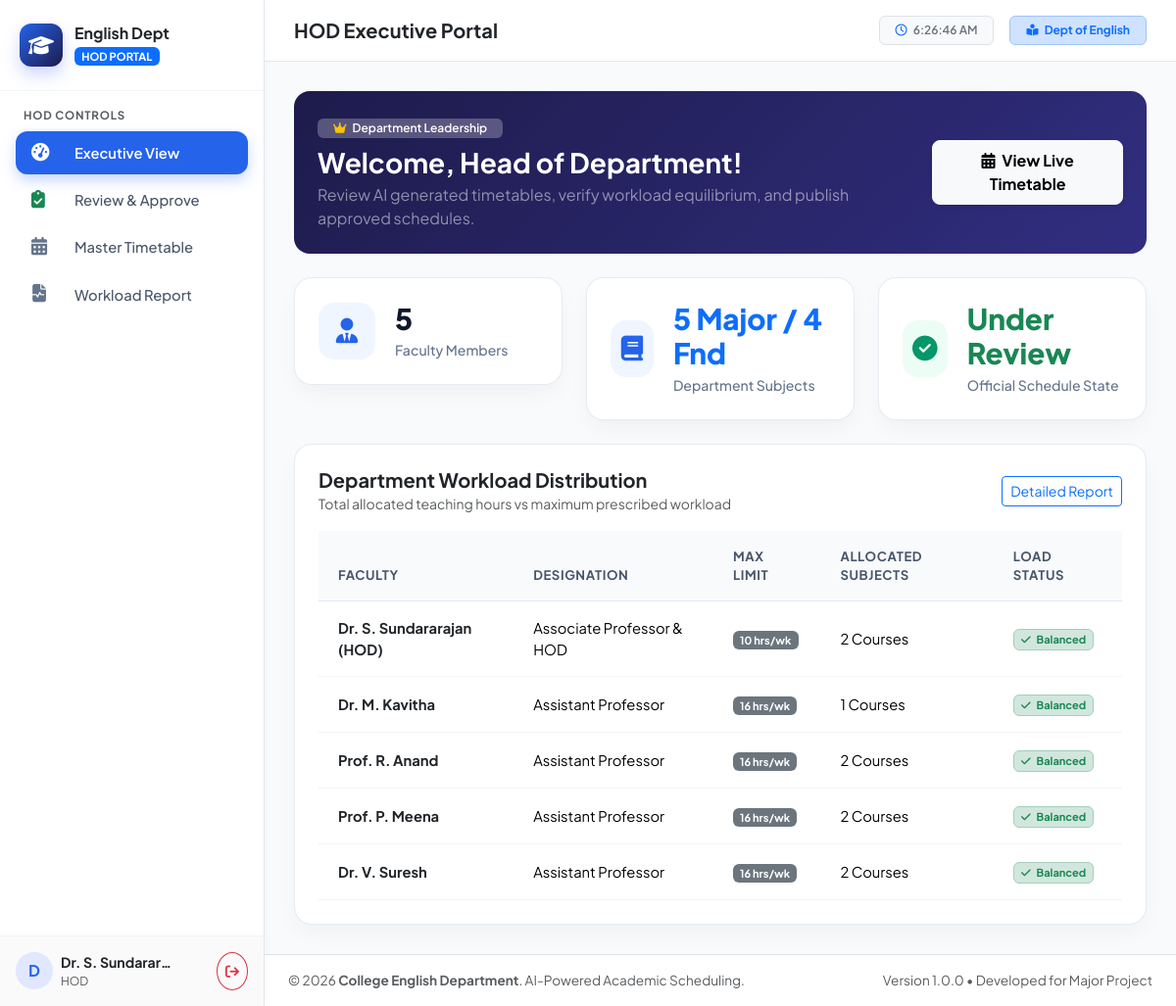
The app's page /hod/dashboard.php (signed in) with its own data.
### tables this page shows
CREATE TABLE `staff` (
  `id` INT AUTO_INCREMENT PRIMARY KEY,
  `user_id` INT NULL UNIQUE,
  `staff_code` VARCHAR(20) NOT NULL UNIQUE,
  `name` VARCHAR(100) NOT NULL,
  `email` VARCHAR(100) NOT NULL UNIQUE,
  `phone` VARCHAR(20) DEFAULT NULL,
  `designation` VARCHAR(50) NOT NULL DEFAULT 'Assistant Professor',
  `department` VARCHAR(50) NOT NULL DEFAULT 'English',
  `specialization` VARCHAR(150) NOT NULL COMMENT 'e.g. British Literature, Linguistics, Communicative English',
  `max_weekly_workload` INT NOT NULL DEFAULT 16 COMMENT 'Max periods allowed per week',
  `status` ENUM('ACTIVE', 'ON_LEAVE', 'INACTIVE') NOT NULL DEFAULT 'ACTIVE',
  `created_at` TIMESTAMP DEFAULT CURRENT_TIMESTAMP,
  `updated_at` TIMESTAMP DEFAULT CURRENT_TIMESTAMP ON UPDATE CURRENT_TIMESTAMP,
  CONSTRAINT `fk_staff_user` FOREIGN KEY (`user_id`) REFERENCES `users` (`id`) ON DELETE SET NULL
);

### hod/dashboard.php (the view, shortened to what this page needs)
<?php
require_once __DIR__ . '/../config/db.php';
$pending_ver = $pdo->query("SELECT * FROM timetable_versions WHERE status IN ('DRAFT', 'UNDER_REVIEW') ORDER BY id DESC LIMIT 1")->fetch();
$active_published = $pdo->query("SELECT * FROM timetable_versions WHERE status = 'PUBLISHED' ORDER BY id DESC LIMIT 1")->fetch();
$total_staff = $pdo->query("SELECT count(*) FROM staff WHERE status = 'ACTIVE'")->fetchColumn();
$major_subjects = $pdo->query("SELECT count(*) FROM subjects WHERE category = 'MAJOR'")->fetchColumn();
$foundation_subjects = $pdo->query("SELECT count(*) FROM subjects WHERE category = 'FOUNDATION'")->fetchColumn();
require_once __DIR__ . '/../includes/header.php';
?>
<div class="card border-0 rounded-4 p-4 text-white mb-4" style="background: linear-gradient(135deg, #1e1b4b 0%, #312e81 100%);">
  <div class="d-flex flex-column flex-md-row justify-content-between align-items-md-center gap-3">
    <div>
      <span class="badge bg-white bg-opacity-25 px-3 py-1 mb-2 fw-semibold">
        <i class="fa-solid fa-crown text-warning me-1"></i> Department Leadership
      </span>
      <h3 class="fw-bold mb-1">Welcome, Head of Department!</h3>
      <p class="text-white-50 mb-0">Review AI generated timetables, verify workload equilibrium, and publish approved schedules.</p>
    </div>
    <div>
      <?php if ($pending_ver): ?>
        <a href="<?php echo BASE_URL; ?>hod/review_timetable.php" class="btn btn-warning fw-bold px-4 py-2 rounded-3 shadow">
          <i class="fa-solid fa-clipboard-check me-1"></i> Review Pending Schedule
        </a>
      <?php else: ?>
        <a href="<?php echo BASE_URL; ?>admin/master_timetable.php" class="btn btn-light fw-bold px-4 py-2 rounded-3 shadow-sm">
          <i class="fa-solid fa-calendar-days me-1"></i> View Live Timetable
        </a>
      <?php endif; ?>
    </div>
  </div>
</div>
<div class="row g-4 mb-4">
  <div class="col-sm-6 col-xl-4">
    <div class="stat-card">
      <div class="stat-icon primary"><i class="fa-solid fa-user-tie"></i></div>
      <div>
        <div class="stat-value"><?php echo $total_staff; ?></div>
        <div class="stat-label">Faculty Members</div>
      </div>
    </div>
  </div>
  <div class="col-sm-6 col-xl-4">
    <div class="stat-card">
      <div class="stat-icon primary"><i class="fa-solid fa-book"></i></div>
      <div>
        <div class="stat-value text-primary"><?php echo $major_subjects; ?> Major / <?php echo $foundation_subjects; ?> Fnd</div>
        <div class="stat-label">Department Subjects</div>
      </div>
    </div>
  </div>
  <div class="col-sm-6 col-xl-4">
    <div class="stat-card">
      <div class="stat-icon success"><i class="fa-solid fa-circle-check"></i></div>
      <div>
        <div class="stat-value text-success"><?php echo $active_published ? 'Published' : 'Under Review'; ?></div>
        <div class="stat-label">Official Schedule State</div>
      </div>
    </div>
  </div>
</div>
<div class="table-card p-4">
  <div class="d-flex justify-content-between align-items-center mb-3">
    <div>
      <h5 class="fw-bold text-dark mb-0">Department Workload Distribution</h5>
      <small class="text-muted">Total allocated teaching hours vs maximum prescribed workload</small>
    </div>
    <a href="<?php echo BASE_URL; ?>hod/workload_report.php" class="btn btn-sm btn-outline-primary">Detailed Report</a>
  </div>
  <div class="table-responsive">
    <table class="table custom-table">
      <thead>
        <tr>
          <th>Faculty</th>
          <th>Designation</th>
          <th>Max Limit</th>
          <th>Allocated Subjects</th>
          <th>Load Status</th>
        </tr>
      </thead>
      <tbody>
        <?php
        $staff_query = "SELECT s.*,
                        COUNT(ss.id) as subjects_count
                        FROM staff s
                        LEFT JOIN staff_subjects ss ON s.id = ss.staff_id
                        GROUP BY s.id";
        $staff_loads = $pdo->query($staff_query)->fetchAll();
        foreach ($staff_loads as $row):
        ?>
        <tr>
          <td class="fw-bold text-dark"><?php echo htmlspecialchars($row['name']); ?></td>
          <td><?php echo htmlspecialchars($row['designation']); ?></td>
          <td><span class="badge bg-secondary"><?php echo $row['max_weekly_workload']; ?> hrs/wk</span></td>
          <td><?php echo $row['subjects_count']; ?> Courses</td>
          <td>
            <span class="badge bg-success-subtle text-success border border-success-subtle">
              <i class="fa-solid fa-check me-1"></i> Balanced
            </span>
          </td>
        </tr>
        <?php endforeach; ?>
      </tbody>
    </table>
  </div>
</div>
<?php require_once __DIR__ . '/../includes/footer.php'; ?>

### assets/css/style.css (style rules this page uses)
:root { --primary: #4361ee; --primary-hover: #3a56d4; --primary-light: #eef2ff; --secondary: #4895ef; --success: #10b981; --success-light: #ecfdf5; --warning: #f59e0b; --warning-light: #fffbeb; --danger: #ef4444; --danger-light: #fef2f2; --dark: #0f172a; --gray: #64748b; --light-bg: #f8fafc; --card-border: rgba(226, 232, 240, 0.8); --card-shadow: 0 10px 25px -5px rgba(0, 0, 0, 0.05), 0 8px 10px -6px rgba(0, 0, 0, 0.03); --sidebar-width: 270px; --major-color: #2563eb; --major-bg: #eff6ff; --major-border: #bfdbfe; --foundation-color: #059669; --foundation-bg: #ecfdf5; --foundation-border: #a7f3d0; }
* { margin: 0; padding: 0; box-sizing: border-box; }
body { font-family: 'Plus Jakarta Sans', sans-serif; background-color: var(--light-bg); color: #334155; min-height: 100vh; overflow-x: hidden; }
.stat-card { background: #ffffff; border-radius: 18px; border: 1px solid var(--card-border); padding: 24px; box-shadow: var(--card-shadow); display: flex; align-items: center; gap: 20px; transition: transform 0.25s ease, box-shadow 0.25s ease; }
.stat-icon { width: 58px; height: 58px; border-radius: 16px; display: flex; align-items: center; justify-content: center; font-size: 1.6rem; }
.stat-icon.primary { background: var(--primary-light); color: var(--primary); }
.stat-icon.success { background: var(--success-light); color: var(--success); }
.stat-value { font-size: 1.85rem; font-weight: 800; color: var(--dark); line-height: 1.2; }
.stat-label { font-size: 0.88rem; color: var(--gray); font-weight: 500; margin-top: 4px; }
.table-card { background: #ffffff; border-radius: 18px; border: 1px solid var(--card-border); box-shadow: var(--card-shadow); overflow: hidden; }
.custom-table { width: 100%; margin-bottom: 0; vertical-align: middle; }
.custom-table thead th { background: #f8fafc; color: #475569; font-weight: 700; font-size: 0.82rem; text-transform: uppercase; letter-spacing: 0.6px; padding: 16px 20px; border-bottom: 1px solid #e2e8f0; }
.custom-table tbody td { padding: 16px 20px; border-bottom: 1px solid #f1f5f9; font-size: 0.92rem; }

### includes/header.php (style rules this page uses)
body { font-family: 'Plus Jakarta Sans', sans-serif; background-color: #f8fafc; color: #334155; min-height: 100vh; overflow-x: hidden; }
.stat-card { background: #ffffff; border-radius: 18px; border: 1px solid rgba(226, 232, 240, 0.8); padding: 24px; box-shadow: 0 10px 25px -5px rgba(0, 0, 0, 0.05); display: flex; align-items: center; gap: 20px; }
.stat-icon { width: 58px; height: 58px; border-radius: 16px; display: flex; align-items: center; justify-content: center; font-size: 1.6rem; }
.stat-icon.primary { background: #eff6ff; color: #2563eb; }
.stat-icon.success { background: #ecfdf5; color: #059669; }
.stat-value { font-size: 1.85rem; font-weight: 800; color: #0f172a; line-height: 1.2; }
.stat-label { font-size: 0.88rem; color: #64748b; font-weight: 500; margin-top: 4px; }
.table-card { background: #ffffff; border-radius: 18px; border: 1px solid rgba(226, 232, 240, 0.8); box-shadow: 0 10px 25px -5px rgba(0, 0, 0, 0.05); }
.custom-table thead th { background: #f8fafc; color: #475569; font-weight: 700; font-size: 0.82rem; text-transform: uppercase; letter-spacing: 0.6px; padding: 16px 20px; border-bottom: 1px solid #e2e8f0; }
.custom-table tbody td { padding: 16px 20px; border-bottom: 1px solid #f1f5f9; font-size: 0.92rem; }

### records on screen
staff: name "Dr. S. Sundararajan (HOD)", designation "Associate Professor & HOD", max_weekly_workload "10", subjects_count "2"
staff: name "Dr. M. Kavitha", designation "Assistant Professor", max_weekly_workload "16", subjects_count "1"
staff: name "Prof. R. Anand", designation "Assistant Professor", max_weekly_workload "16", subjects_count "2"
staff: name "Prof. P. Meena", designation "Assistant Professor", max_weekly_workload "16", subjects_count "2"
staff: name "Dr. V. Suresh", designation "Assistant Professor", max_weekly_workload "16", subjects_count "2"

### other values on screen
$current_role "HOD"
substr($name, 0, 1) "D"
$name "Dr. S. Sundarar…"
$page_title "HOD Executive Portal"
$total_staff "5"
$major_subjects "5"
$foundation_subjects "4"
